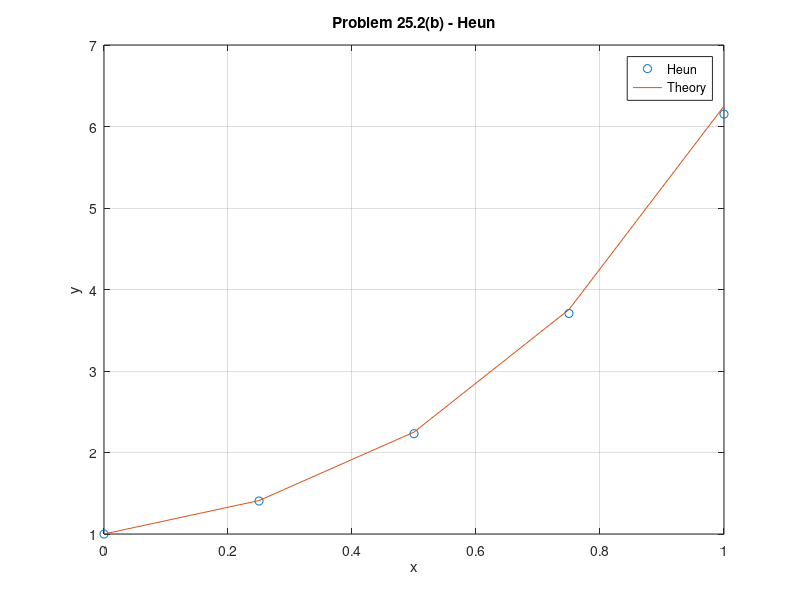

This figure's MATLAB source:
function [y, rel_error] = Heun()
%Problem: dy/dx = (1+4x)y^1/2
%Analytical Solution: y = [(2x^2+x+2)/2]^2
%rel_error = (abs(y(i) - y_exact(i))/y_exact(i))*100;

y = [];
x_max = 1; %number of timesteps
del_x = 0.25; %days

x(1) = 0;
y(1) = 1;

i = 1;
while x < x_max
    x(i+1) = x(i) + del_x;
    
    if x(i+1) > x_max
        x(i+1) = x_max;
        del_x = x_max - x(i);
    end
    
    slope1 = (1+4*x(i))*sqrt(y(i));
    y_pred = y(i) + slope1*del_x;
    slope2 = (1+4*(x(i)+del_x))*sqrt(y_pred);
    
    slope_avg = (slope1+slope2)/2;
 
    y(i+1) = y(i) + slope_avg *del_x;
    
    i = i+1;
end

plot(x,y, 'o');
xlabel('x')
ylabel('y')

for i=1:length(x)
    y_exact(i) = ((2*x(i)^2+x(i)+2)/2)^2;
    rel_error(i) = (abs(y(i) - y_exact(i))/y_exact(i))*100;
end

hold on
plot(x,y_exact)
grid
title('Problem 25.2(b) - Heun')
legend('Heun', 'Theory')
hold off
end

